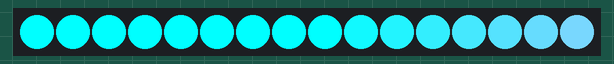
The program below on a simulated Arduino Nano, built with avr-gcc and run on an emulated ATmega328P. Shown: 16 RGB LEDs in strip order, left to right. Dim RGB values are drawn brighter than linear.

Above: at 0.15 s.
At 9.87 s:
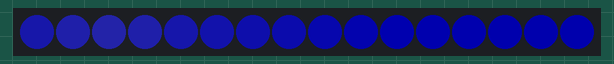
At 18.69 s:
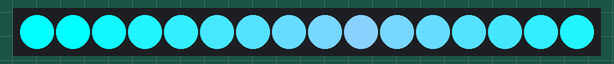
At 19.9 s:
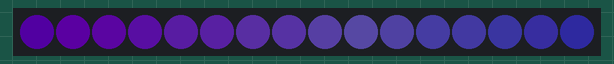
At 30.24 s:
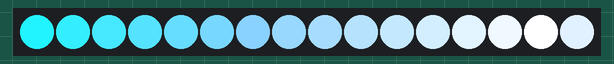
At 39.67 s:
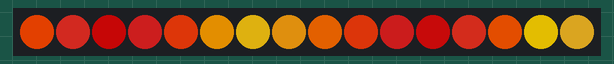

The program:

main.cpp
```cpp
#include <Arduino.h>
#include <FastLED.h>

#define LED_PIN 6
#define NUM_LEDS 16
#define LED_TYPE WS2812B
#define COLOR_ORDER GRB

CRGB leds[NUM_LEDS];

// --- PALETTE 1: The Drum Hits (Sharp, electric ice blues & cyans) ---
CRGBPalette16 verseDrumPalette = CRGBPalette16(
    CRGB::Aqua, CRGB::Cyan, CRGB::LightSkyBlue, CRGB::White,
    CRGB::DodgerBlue, CRGB::Aqua, CRGB::Cyan, CRGB::LightSkyBlue,
    CRGB::Aqua, CRGB::Cyan, CRGB::LightSkyBlue, CRGB::White,
    CRGB::DodgerBlue, CRGB::Aqua, CRGB::Cyan, CRGB::LightSkyBlue
);

// --- PALETTE 2: The Slow Idle Backdrop (Deep, moody ocean blues & indigos) ---
CRGBPalette16 verseIdlePalette = CRGBPalette16(
    CRGB::MidnightBlue, CRGB::DarkBlue, CRGB::Navy, CRGB::Indigo,
    CRGB::DarkSlateBlue, CRGB::MidnightBlue, CRGB::Navy, CRGB::DarkBlue,
    CRGB::MidnightBlue, CRGB::DarkBlue, CRGB::Navy, CRGB::Indigo,
    CRGB::DarkSlateBlue, CRGB::MidnightBlue, CRGB::Navy, CRGB::DarkBlue
);

// --- PALETTE 3: The Chorus Drop (Strictly warm sunsets & golds) ---
CRGBPalette16 chorusPalette = CRGBPalette16(
    CRGB::DarkRed, CRGB::FireBrick, CRGB::OrangeRed, CRGB::Gold,
    CRGB::Goldenrod, CRGB::DarkOrange, CRGB::OrangeRed, CRGB::FireBrick,
    CRGB::DarkRed, CRGB::FireBrick, CRGB::OrangeRed, CRGB::Gold,
    CRGB::Goldenrod, CRGB::DarkOrange, CRGB::OrangeRed, CRGB::FireBrick
);

// Timecode Cues (in milliseconds)
const unsigned long chorus1Start = 36500;
const unsigned long verse2Start  = 64000;
const unsigned long chorus2Start = 90100;
const unsigned long finaleStart  = 135400;

void setup() {
  FastLED.addLeds<LED_TYPE, LED_PIN, COLOR_ORDER>(leds, NUM_LEDS).setCorrection(TypicalLEDStrip);
}

void loop() {
  unsigned long elapsedTime = millis();

  uint8_t colorSpread;
  CRGBPalette16 currentPalette;
  uint8_t brightnessPulse;

  // 1. The continuous color spin speed (Runs all the time)
  uint8_t sweep = beat8(40);

  // 2. THE OLD MAGIC: The slow, breathing pulse for the idle sections
  // This breathes between a dim 40 and a medium 120 brightness
  uint8_t idleBreath = beatsin8(15, 40, 120);

  // ==========================================
  // SCENE LOGIC: Are we in a Verse or a Chorus?
  // ==========================================
  bool isChorus = false;

  if (elapsedTime >= chorus1Start && elapsedTime < verse2Start) {
    isChorus = true;
  } else if (elapsedTime >= chorus2Start && elapsedTime < finaleStart) {
    isChorus = true;
  } else if (elapsedTime >= finaleStart) {
    isChorus = true;
  }

  // ==========================================
  // BEAT LOGIC: How do the lights flash & color swap?
  // ==========================================

  if (isChorus) {
    // CHORUS: The Driving 160 BPM Thump (Gold)
    currentPalette = chorusPalette;
    colorSpread = 15;

    // Smooth sawtooth wave for the chorus beat
    uint8_t beatPhase = beat8(160);
    brightnessPulse = map(255 - beatPhase, 0, 255, 80, 255);

  } else {
    // VERSE: The Custom "Double-Tap" Drum Fill + Breathing Backdrop
    colorSpread = 2;

    // We create a repeating 3000ms (3 second) measure
    unsigned long measureTime = elapsedTime % 3000;

    // HIT 1: Max brightness + Ice Blue palette
    if (measureTime < 150) {
      brightnessPulse = 255;
      currentPalette = verseDrumPalette;
    }
    // HIT 2: Max brightness + Ice Blue palette
    else if (measureTime > 400 && measureTime < 550) {
      brightnessPulse = 255;
      currentPalette = verseDrumPalette;
    }
    // IDLE REST: Slow breathing glow + Moody Blue palette
    else {
      brightnessPulse = idleBreath; // Uses the smooth sine wave!
      currentPalette = verseIdlePalette;
    }
  }

  // ==========================================
  // PAINT THE LEDs
  // ==========================================
  for(int i = 0; i < NUM_LEDS; i++) {
    uint8_t colorIndex = sweep + (i * colorSpread);
    leds[i] = ColorFromPalette(currentPalette, colorIndex, brightnessPulse, LINEARBLEND);
  }

  FastLED.show();
  FastLED.delay(1000 / 120); // Forces a smooth 120 FPS;
}
```
